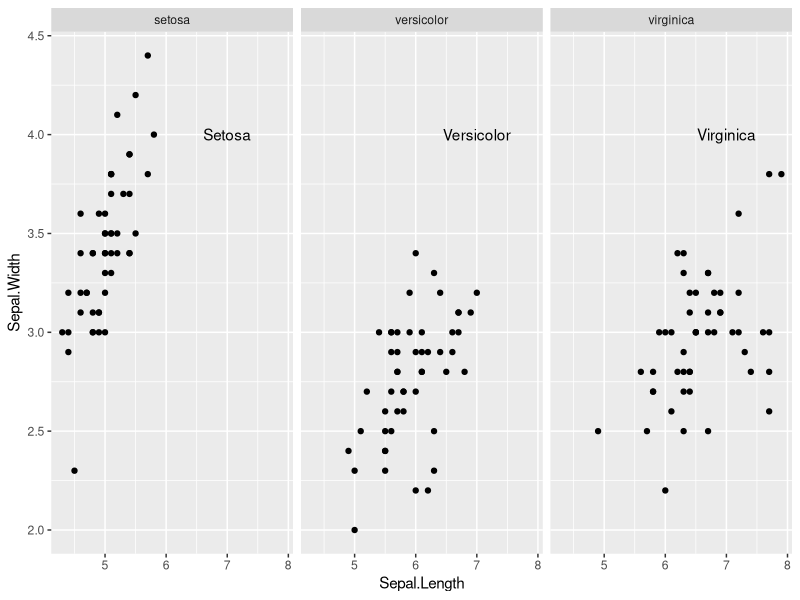

Reproduce this figure in R.
## ---- chunk 1
#| output: false

library(ggplot2)
## ---- chunk 2
#| output: false

  iris_plot <- ggplot(iris, aes(x=Sepal.Length, y = Sepal.Width))+
  geom_point() +
  facet_grid(. ~ Species)
## ---- chunk 3
#| output: false

g_labels <- data.frame(Species = c("setosa", "versicolor", "virginica"), 
                       label=c("Setosa", "Versicolor", "Virginica"))
## ---- chunk 4
#| output: false

iris_plot +
  geom_text(x = 7, y = 4, aes(label = label), data = g_labels) 
## ---- chunk 5
#| output: false

labs(title = "Iris",
       x = "Sepal length",
       y = "Sepal width",
       caption = "By JB, Data Visualization course, Tunghai University, 2024")
## ---- chunk 6
#| output: false

  theme(plot.title = element_text(hjust = 0.5, size = 20))
